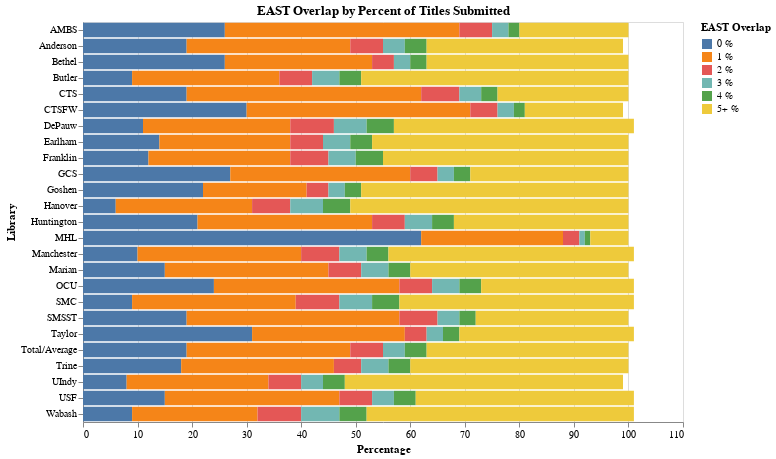

Notebook code for this chart:
### Code cell
#@title Create Summary dfs for EAST counts by library
#---EAST overlap summary--#--Copy on Write is on by default in Pandas, so this works even when df desimated

### NOTE THAT BY DOING THIS HERE, SUSPECT TITLES ARE INCLUDED, WHEREAS THEY ARE EXCLUDE IN OTHER COUNTS
EASTsummary_bylib_df = df.groupby('Library')['EAST Counts'].value_counts().reset_index(name='Holdings')
EASTsummary_bylib_df = EASTsummary_bylib_df.pivot(index='Library', columns='EAST Counts', values='Holdings').reset_index()
EASTsummary_bylib_df = EASTsummary_bylib_df.fillna(0)
columns_to_combine = [col for col in EASTsummary_bylib_df.columns if isinstance(col, (int, float)) and col >= 5]

# Create the "5+" column as the sum of those columns
EASTsummary_bylib_df["5+"] = EASTsummary_bylib_df[columns_to_combine].sum(axis=1)

# Drop the old columns that were combined
EASTsummary_bylib_df = EASTsummary_bylib_df.drop(columns=columns_to_combine)

# sanity check here - if any of the columns for overlap, e.g. 1,2,3,4,5+ missing, as is sometimes the case w/ test data, add them
required_cols = [0, 1, 2, 3, 4, '5+']
if testing:
    print("EASTsummary_bylib_df before column add:", EASTsummary_bylib_df.columns)
#required_cols = ['0','1', '2', '3', '4', '5+', '0 %','1 %', '2 %', '3 %', '4 %', '5+ %']
for col in required_cols:
    if col not in EASTsummary_bylib_df.columns:
      print("Adding column:", col)
      EASTsummary_bylib_df[col] = 0 # make that column, fill with zero
      EASTsummary_bylib_df[col] = EASTsummary_bylib_df[col].fillna(0).astype(int) # make an int
if testing:
    print("EASTsummary_bylib_df after column add:", EASTsummary_bylib_df.columns)

#EASTsummary_bylib_df = EASTsummary_bylib_df[['Library','0','1','2','3','4','5+','Totals','0 %','1 %', '2 %', '3 %', '4 %', '5+ %']] # reorder with potentional new columns
EASTsummary_bylib_df = EASTsummary_bylib_df[['Library',0,1,2,3,4,'5+']] # reorder with potentional new columns
if testing:
  print("EASTsummary_bylib_df after column add sorting:", EASTsummary_bylib_df.columns)


# Create a "Totals" column summing all numeric values
EASTsummary_bylib_df["Totals"] = EASTsummary_bylib_df.drop(columns=["Library"]).sum(axis=1)

# Compute percentages for each numeric column except "Totals"
percentage_cols = [col for col in EASTsummary_bylib_df.columns if col not in ["Library", "Totals"]]
print("PERCENTAGE COLS:",percentage_cols)

for col in percentage_cols:
    EASTsummary_bylib_df[f"{col} %"] = ((EASTsummary_bylib_df[col] / EASTsummary_bylib_df["Totals"]) * 100).round().astype(int).astype(str) + "%"



# Calculate column totals for numeric columns and % averages for average columns
#print(EASTsummary_bylib_df.columns)
#['Library', 0, 1, 2, 3, 4,'5+', 'Totals', '0 %', '1 %', '2 %', '3 %','4 %', '5+ %'],
#  Compute column totals for 2st-6th column - 1:7 selects columns from index 1 (the second column) up to (but not including) index 7 (7th column)
# # note that the first column is now Library
etotals = EASTsummary_bylib_df.iloc[:, 1:7].sum()
# # Convert percentage from "#%" format to numeric (%s calculated in caluculate counts and percentages section)
epercentage_cols = EASTsummary_bylib_df.iloc[:, 8:14].replace('%', '', regex=True).astype(float) / 100
# # Compute column averages
eaverages = epercentage_cols.mean() * 100  # Convert back to percentage
# # Format averages as integers with "%" sign
eaverages = eaverages.round().astype(int).astype(str) + "%"
# # Combine totals and formatted averages into a new row - for the totals row
if testing:
    print("EASTsummary_bylib_df Columns:", EASTsummary_bylib_df.columns)
    #ipdb.set_trace()
# # etotal_avg_row will fail if not colums for 1, 2, 3, 4, 5, 6... check test data
etotal_avg_row = pd.DataFrame([['Total/Average'] + etotals.tolist() +  [''] + eaverages.tolist()],
                              columns=EASTsummary_bylib_df.columns)
#print(EASTsummary_bylib_df)
#print(etotal_avg_row)
# # Append the new row to the DataFrame
EASTsummary_bylib_df = EASTsummary_bylib_df._append(etotal_avg_row, ignore_index=True)

#############
# Reorder columns so that each % column follows its corresponding count column
ordered_columns = ["Library"]
for col in sorted(percentage_cols, key=lambda x: (isinstance(x, str), x)):  # Ensure order is numeric
    ordered_columns.append(col)
    if f"{col} %" in EASTsummary_bylib_df.columns:
        ordered_columns.append(f"{col} %")
ordered_columns.append("Totals")  # Ensure "Totals" is at the end
#print(percentage_cols)
print("ORDERED COLUMNS:", ordered_columns)

EASTsummary_bylib_df = EASTsummary_bylib_df[ordered_columns]  # Reorder the DataFrame to get 1 and 1% ...next to each other
EASTsummary_bylib_df = EASTsummary_bylib_df.drop(columns=['Totals']) # was just to get %s

###############CHARTS######################

## EAST overlap chart
# Melt the DataFrame to have a "Category" and "Percentage" column for stacking
df_melted = EASTsummary_bylib_df.melt(id_vars=['Library'], var_name='Category', value_name='Percentage')
df_melted = df_melted[df_melted['Category'].str.contains('%', na=False)][['Library', 'Category', 'Percentage']]
print("DFMELTED:\n", df_melted.columns)
print(df_melted[df_melted['Library'] == 'Earlham'])

#print(EASTsummary_bylib_df)

# # Convert percentage values to numeric by stripping "%" and converting to float
df_melted["Percentage"] = df_melted["Percentage"].str.rstrip("%").astype(float)

# # Convert percentage values to numeric by stripping "%" and converting to float
df_melted["Percentage"] = df_melted["Percentage"].astype(float)  # Assuming no "%" exists now



# Create stacked bar chart using Altair
chart_east = alt.Chart(df_melted).mark_bar().encode(
    y=alt.Y('Library:N', title='Library'),
    x=alt.X('Percentage:Q', title='Percentage', stack=True),  # Use 'Percentage' instead of 'Count'
    color=alt.Color('Category:N', title='EAST Overlap'),
    tooltip=['Library', 'Category', 'Percentage']
).properties(
    title="EAST Overlap by Percent of Titles Submitted",
    width=600,
    height=400
)

chart_east.display()  # Display the  east chart

########################################
# rename columns
EASTsummary_bylib_df = EASTsummary_bylib_df.rename(columns={0:'Unique to EAST', '0 %':'Percent Unique to EAST', \
                                      1:'1 Copy in EAST', '1 %':'Percent with 1 Holding in EAST',
                                      2:'2 Copies in EAST', '2 %':'Percent with 2 Holdings in EAST',
                                      3:'3 Copies in EAST', '3 %':'Percent with 3 Holdings in EAST',
                                      4:'4 Copies in EAST', '4 %':'Percent with 4 Holdings in EAST',
                                  '5+':'5+ Copies in EAST', '5+ %':'Percent with 5+ Holdings in EAST'
                                      })
##############

# add a blank row and then a note about suspect titles included in counts
blank_row = pd.DataFrame([[np.nan] * len(EASTsummary_bylib_df.columns)], columns=EASTsummary_bylib_df.columns)
suspect_row = pd.DataFrame([['Includes Suspect Titles in Counts'] + [np.nan] * (len(EASTsummary_bylib_df.columns) - 1)], columns=EASTsummary_bylib_df.columns)
EASTsummary_bylib_df = pd.concat([EASTsummary_bylib_df, blank_row, suspect_row], ignore_index=True)

#print(EASTsummary_bylib_df.columns)
print(EASTsummary_bylib_df)

### Figure 1 — Vega-Lite specification as saved in the notebook (floating-point values rounded to 4 significant figures; data arrays with more than 128 entries replaced by an {"elided": "..."} marker saying what was removed)
{"config": {"view": {"continuousWidth": 300, "continuousHeight": 300}}, "data": {"name": "data-203a0b34c3ce445a8d2d1538174ef3b5"}, "mark": {"type": "bar"}, "encoding": {"color": {"field": "Category", "title": "EAST Overlap", "type": "nominal"}, "tooltip": [{"field": "Library", "type": "nominal"}, {"field": "Category", "type": "nominal"}, {"field": "Percentage", "type": "quantitative"}], "x": {"field": "Percentage", "stack": true, "title": "Percentage", "type": "quantitative"}, "y": {"field": "Library", "title": "Library", "type": "nominal"}}, "height": 400, "title": "EAST Overlap by Percent of Titles Submitted", "width": 600, "$schema": "https://vega.github.io/schema/vega-lite/v5.20.1.json", "datasets": {"data-203a0b34c3ce445a8d2d1538174ef3b5": {"elided": "150 records"}}}
